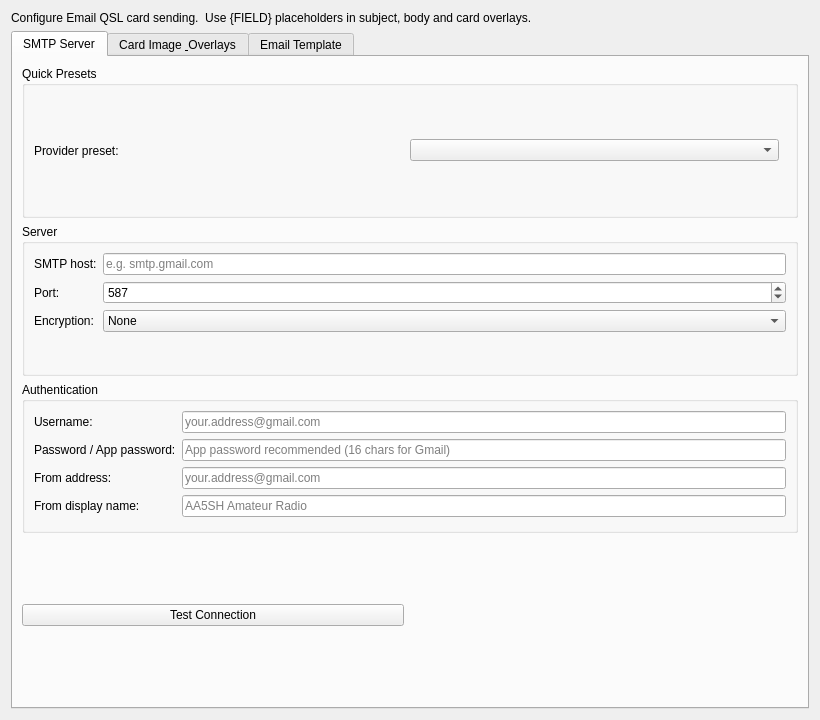
<?xml version="1.0" encoding="UTF-8"?>
<ui version="4.0">
 <class>EmailQSLSettingsWidget</class>
 <widget class="QWidget" name="EmailQSLSettingsWidget">
  <property name="geometry">
   <rect><x>0</x><y>0</y><width>820</width><height>720</height></rect>
  </property>
  <property name="windowTitle"><string>Email QSL Settings</string></property>
  <layout class="QVBoxLayout" name="mainLayout">

   <item>
    <widget class="QLabel" name="infoLabel">
     <property name="text">
      <string>Configure Email QSL card sending.  Use {FIELD} placeholders in subject, body and card overlays.</string>
     </property>
     <property name="wordWrap"><bool>true</bool></property>
    </widget>
   </item>

   <item>
    <widget class="QTabWidget" name="tabWidget">

     <!-- ================================================================ -->
     <!-- TAB 1 — SMTP Server                                              -->
     <!-- ================================================================ -->
     <widget class="QWidget" name="smtpTab">
      <attribute name="title"><string>SMTP Server</string></attribute>
      <layout class="QVBoxLayout" name="smtpTabLayout">

       <item>
        <widget class="QGroupBox" name="presetGroup">
         <property name="title"><string>Quick Presets</string></property>
         <layout class="QHBoxLayout">
          <item>
           <widget class="QLabel" name="presetLabel">
            <property name="text"><string>Provider preset:</string></property>
           </widget>
          </item>
          <item>
           <widget class="QComboBox" name="smtpPresetCombo">
            <property name="toolTip">
             <string>Select a preset to auto-fill host, port and encryption.

Gmail: enable 2-FA, then create an App Password at myaccount.google.com → Security → App Passwords. Use the 16-character app password (not your Google password).
Outlook / Hotmail / Microsoft 365: use your Microsoft account email and password. If MFA is enabled generate an App Password at account.microsoft.com → Security.
Yahoo Mail: go to Account Security and generate an App Password.
iCloud Mail: generate an App-Specific Password at appleid.apple.com → Sign-In and Security.</string>
            </property>
           </widget>
          </item>
          <item>
           <spacer>
            <property name="orientation"><enum>Qt::Horizontal</enum></property>
           </spacer>
          </item>
         </layout>
        </widget>
       </item>

       <item>
        <widget class="QGroupBox" name="serverGroup">
         <property name="title"><string>Server</string></property>
         <layout class="QFormLayout">
          <item row="0" column="0">
           <widget class="QLabel"><property name="text"><string>SMTP host:</string></property></widget>
          </item>
          <item row="0" column="1">
           <widget class="QLineEdit" name="smtpHostEdit">
            <property name="placeholderText"><string>e.g. smtp.gmail.com</string></property>
           </widget>
          </item>
          <item row="1" column="0">
           <widget class="QLabel"><property name="text"><string>Port:</string></property></widget>
          </item>
          <item row="1" column="1">
           <widget class="QSpinBox" name="smtpPortSpin">
            <property name="minimum"><number>1</number></property>
            <property name="maximum"><number>65535</number></property>
            <property name="value"><number>587</number></property>
           </widget>
          </item>
          <item row="2" column="0">
           <widget class="QLabel"><property name="text"><string>Encryption:</string></property></widget>
          </item>
          <item row="2" column="1">
           <widget class="QComboBox" name="encryptionCombo">
            <item><property name="text"><string>None</string></property></item>
            <item><property name="text"><string>SSL/TLS (implicit, port 465)</string></property></item>
            <item><property name="text"><string>STARTTLS (explicit, port 587)</string></property></item>
           </widget>
          </item>
         </layout>
        </widget>
       </item>

       <item>
        <widget class="QGroupBox" name="authGroup">
         <property name="title"><string>Authentication</string></property>
         <layout class="QFormLayout">
          <item row="0" column="0">
           <widget class="QLabel"><property name="text"><string>Username:</string></property></widget>
          </item>
          <item row="0" column="1">
           <widget class="QLineEdit" name="smtpUsernameEdit">
            <property name="placeholderText"><string>your.address@gmail.com</string></property>
           </widget>
          </item>
          <item row="1" column="0">
           <widget class="QLabel"><property name="text"><string>Password / App password:</string></property></widget>
          </item>
          <item row="1" column="1">
           <widget class="QLineEdit" name="smtpPasswordEdit">
            <property name="echoMode"><enum>QLineEdit::Password</enum></property>
            <property name="placeholderText"><string>App password recommended (16 chars for Gmail)</string></property>
           </widget>
          </item>
          <item row="2" column="0">
           <widget class="QLabel"><property name="text"><string>From address:</string></property></widget>
          </item>
          <item row="2" column="1">
           <widget class="QLineEdit" name="fromAddressEdit">
            <property name="placeholderText"><string>your.address@gmail.com</string></property>
           </widget>
          </item>
          <item row="3" column="0">
           <widget class="QLabel"><property name="text"><string>From display name:</string></property></widget>
          </item>
          <item row="3" column="1">
           <widget class="QLineEdit" name="fromNameEdit">
            <property name="placeholderText"><string>AA5SH Amateur Radio</string></property>
           </widget>
          </item>
         </layout>
        </widget>
       </item>

       <item>
        <layout class="QHBoxLayout">
         <item>
          <widget class="QPushButton" name="testConnectionButton">
           <property name="text"><string>Test Connection</string></property>
          </widget>
         </item>
         <item>
          <widget class="QLabel" name="testResultLabel">
           <property name="text"><string/></property>
          </widget>
         </item>
         <item>
          <spacer><property name="orientation"><enum>Qt::Horizontal</enum></property></spacer>
         </item>
        </layout>
       </item>

       <item>
        <spacer><property name="orientation"><enum>Qt::Vertical</enum></property></spacer>
       </item>

      </layout>
     </widget>

     <!-- ================================================================ -->
     <!-- TAB 2 — Card Image & Overlays                                   -->
     <!-- ================================================================ -->
     <widget class="QWidget" name="cardTab">
      <attribute name="title"><string>Card Image &amp; Overlays</string></attribute>
      <layout class="QVBoxLayout" name="cardTabLayout">

       <!-- Image path row -->
       <item>
        <layout class="QHBoxLayout">
         <item>
          <widget class="QLabel"><property name="text"><string>Card image:</string></property></widget>
         </item>
         <item>
          <widget class="QLineEdit" name="cardImagePathEdit">
           <property name="placeholderText"><string>Path to base QSL card image (JPEG or PNG)</string></property>
          </widget>
         </item>
         <item>
          <widget class="QPushButton" name="browseCardImageButton">
           <property name="text"><string>Browse…</string></property>
          </widget>
         </item>
        </layout>
       </item>

       <!-- Interactive card editor (takes most of the vertical space) -->
       <item>
        <widget class="CardEditorWidget" name="cardEditorWidget">
         <property name="minimumSize">
          <size><width>300</width><height>220</height></size>
         </property>
         <property name="toolTip">
          <string>Click an overlay to select it. Drag to reposition it on the card.</string>
         </property>
        </widget>
       </item>

       <item>
        <widget class="QLabel" name="editorHintLabel">
         <property name="text">
          <string>Click to select · Drag to move · BOX: drag bottom-right handle to resize.</string>
         </property>
         <property name="styleSheet"><string>QLabel { color: #555; font-style: italic; }</string></property>
        </widget>
       </item>

       <!-- Overlay table -->
       <item>
        <widget class="QGroupBox" name="overlayGroup">
         <property name="title"><string>Overlays</string></property>
         <layout class="QVBoxLayout">
          <item>
           <widget class="QTableView" name="overlayTableView">
            <property name="maximumSize"><size><width>16777215</width><height>170</height></size></property>
            <property name="selectionMode"><enum>QAbstractItemView::SingleSelection</enum></property>
            <property name="selectionBehavior"><enum>QAbstractItemView::SelectRows</enum></property>
            <property name="editTriggers">
             <set>QAbstractItemView::DoubleClicked|QAbstractItemView::SelectedClicked|QAbstractItemView::EditKeyPressed</set>
            </property>
            <property name="alternatingRowColors"><bool>true</bool></property>
           </widget>
          </item>
          <item>
           <layout class="QHBoxLayout">
            <item>
             <widget class="QPushButton" name="addOverlayButton">
              <property name="text"><string>Add Text</string></property>
              <property name="toolTip"><string>Add a merge-field text overlay</string></property>
             </widget>
            </item>
            <item>
             <widget class="QPushButton" name="addBoxButton">
              <property name="text"><string>Add Box</string></property>
              <property name="toolTip"><string>Add a filled rounded rectangle (like the yellow boxes on traditional QSL cards)</string></property>
             </widget>
            </item>
            <item>
             <widget class="QPushButton" name="addLabelButton">
              <property name="text"><string>Add Static Text</string></property>
              <property name="toolTip"><string>Add a free-form text label (literal text, not a merge field)</string></property>
             </widget>
            </item>
            <item>
             <widget class="QPushButton" name="addDefaultFieldsButton">
              <property name="text"><string>Default QSL Fields</string></property>
              <property name="toolTip">
               <string>Insert a pre-built set of text overlays (callsign, date, time, band, mode, RST, name, grid) positioned across the lower area of the card.</string>
              </property>
             </widget>
            </item>
            <item>
             <widget class="QPushButton" name="removeOverlayButton">
              <property name="text"><string>Remove</string></property>
              <property name="enabled"><bool>false</bool></property>
             </widget>
            </item>
            <item>
             <spacer><property name="orientation"><enum>Qt::Horizontal</enum></property></spacer>
            </item>
            <item>
             <widget class="QPushButton" name="previewCardButton">
              <property name="text"><string>Full-Size Preview…</string></property>
             </widget>
            </item>
           </layout>
          </item>
          <item>
           <widget class="QLabel" name="overlayHintLabel">
            <property name="text">
             <string>TEXT: Field=merge key.  BOX: Field=optional caption, drag corner to resize.  LABEL: Field=literal text printed as-is.  Double-click Color/Fill to pick color.</string>
            </property>
            <property name="wordWrap"><bool>true</bool></property>
            <property name="styleSheet"><string>QLabel { color: #555; }</string></property>
           </widget>
          </item>
         </layout>
        </widget>
       </item>

      </layout>
     </widget>

     <!-- ================================================================ -->
     <!-- TAB 3 — Email Template                                          -->
     <!-- ================================================================ -->
     <widget class="QWidget" name="templateTab">
      <attribute name="title"><string>Email Template</string></attribute>
      <layout class="QVBoxLayout" name="templateTabLayout">

       <item>
        <widget class="QGroupBox" name="subjectGroup">
         <property name="title"><string>Subject Line</string></property>
         <layout class="QHBoxLayout">
          <item>
           <widget class="QLineEdit" name="subjectTemplateEdit">
            <property name="placeholderText"><string>QSL Card from {MY_CALLSIGN} for our QSO on {QSO_DATE}</string></property>
           </widget>
          </item>
          <item>
           <widget class="QComboBox" name="subjectFieldCombo">
            <property name="toolTip"><string>Choose a merge field to insert</string></property>
           </widget>
          </item>
          <item>
           <widget class="QPushButton" name="insertSubjectFieldButton">
            <property name="text"><string>Insert</string></property>
           </widget>
          </item>
         </layout>
        </widget>
       </item>

       <item>
        <widget class="QGroupBox" name="bodyGroup">
         <property name="title"><string>Email Body</string></property>
         <layout class="QVBoxLayout">
          <item>
           <layout class="QHBoxLayout">
            <item>
             <widget class="QLabel"><property name="text"><string>Insert field:</string></property></widget>
            </item>
            <item>
             <widget class="QComboBox" name="bodyFieldCombo">
              <property name="toolTip"><string>Choose a merge field to insert at the cursor</string></property>
             </widget>
            </item>
            <item>
             <widget class="QPushButton" name="insertBodyFieldButton">
              <property name="text"><string>Insert</string></property>
             </widget>
            </item>
            <item>
             <spacer><property name="orientation"><enum>Qt::Horizontal</enum></property></spacer>
            </item>
           </layout>
          </item>
          <item>
           <widget class="QPlainTextEdit" name="bodyTemplateEdit">
            <property name="minimumSize"><size><width>0</width><height>180</height></size></property>
            <property name="placeholderText"><string>Enter email body here.  Use {FIELD} placeholders.</string></property>
           </widget>
          </item>
         </layout>
        </widget>
       </item>

       <item>
        <widget class="QGroupBox" name="mergeRefGroup">
         <property name="title"><string>Available Merge Fields</string></property>
         <layout class="QVBoxLayout">
          <item>
           <widget class="QTableWidget" name="mergeFieldRefTable">
            <property name="maximumSize"><size><width>16777215</width><height>150</height></size></property>
            <property name="columnCount"><number>2</number></property>
            <property name="editTriggers"><set>QAbstractItemView::NoEditTriggers</set></property>
            <property name="selectionMode"><enum>QAbstractItemView::NoSelection</enum></property>
            <column><property name="text"><string>Placeholder</string></property></column>
            <column><property name="text"><string>Description</string></property></column>
           </widget>
          </item>
         </layout>
        </widget>
       </item>

      </layout>
     </widget>

    </widget><!-- tabWidget -->
   </item>

  </layout>
 </widget>
 <customwidgets>
  <customwidget>
   <class>CardEditorWidget</class>
   <extends>QWidget</extends>
   <header>ui/component/CardEditorWidget.h</header>
  </customwidget>
 </customwidgets>
 <resources/>
 <connections/>
</ui>
